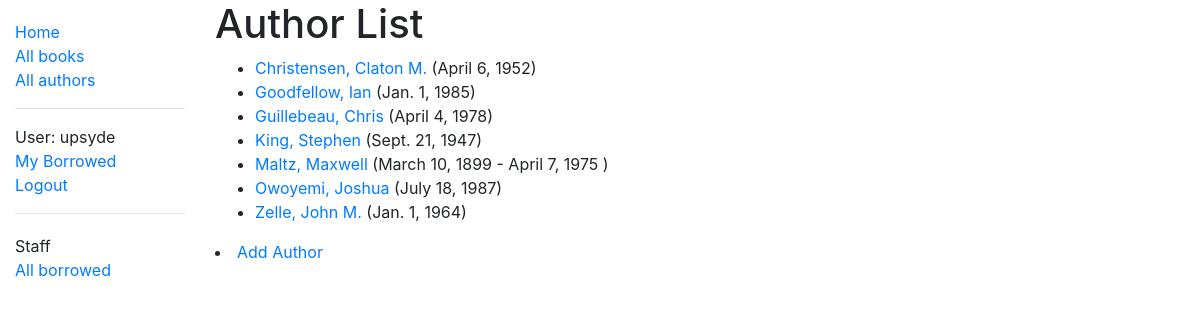
Page /catalog/authors/ (signed in) on the committed database.
### catalog/models.py (models this page shows)
class Author(models.Model):
    first_name = models.CharField(max_length=100)
    last_name = models.CharField(max_length=100)
    date_of_birth = models.DateField(null=True, blank=True)
    date_of_death = models.DateField("died", null=True, blank=True)
    class Meta:
        ordering = ["last_name", "first_name"]
    def get_absolute_url(self):
        return reverse("author-detail", args=[str(self.id)])
    def __str__(self):
        return f"{self.last_name}, {self.first_name}"

### catalog/views.py (the view)
# urls.py: path("authors/", views.AuthorListView.as_view(), name="authors"),
class AuthorListView(LoginRequiredMixin, generic.ListView):
    model = Author
    paginate_by = 10

### catalog/templates/catalog/author_list.html
{% extends "base_generic.html" %}
{% block content %}
<h1>Author List</h1>
{% if author_list %}
<ul>
  {% for author in author_list %}
  <li>
    <a href="{{ author.get_absolute_url }}">{{ author }} </a> ({{author.date_of_birth}}{% if author.date_of_death %} -
    {{author.date_of_death}} {% endif %})
  </li>
  {% endfor %}
</ul>
{% else %}
<p>There are no authors in the library.</p>
{% endif %}
{% if perms.catalog.can_mark_returned %}
<li><a href="{% url 'author_create' %}">Add Author</a></li>
{% endif %}
{% endblock %}

### catalog/templates/base_generic.html (shortened to what this page needs)
<!DOCTYPE html>
<html lang="en">
<head>
  <link rel="stylesheet" href="https://stackpath.bootstrapcdn.com/bootstrap/4.1.3/css/bootstrap.min.css"
>
  {% load static %}
  <link rel="stylesheet" href="{% static 'css/styles.css' %}">
</head>
<body>
  <div class="container-fluid">
    <div class="row">
      <div class="col-sm-2">
        {% block sidebar %}
        <ul class="sidebar-nav">
          <li><a href="{% url 'index' %}">Home</a></li>
          <li><a href="{% url 'books' %}">All books</a></li>
          <li><a href="{% url 'authors' %}">All authors</a></li>
          <hr>
          {% if user.is_authenticated %}
          <li>User: {{ user.get_username }}</li>
          <li><a href="{% url 'my-borrowed' %}">My Borrowed</a></li>
          <li><a href="{% url 'logout'%}?next={{request.path}}">Logout</a></li>
          {% else %}
          <li><a href="{% url 'login'%}?next={{request.path}}">Login</a></li>
          {% endif %}
          <hr>
          <ul class="sidebar-nav">
            {% if perms.catalog.can_mark_returned %}
            <li>Staff</li>
            <li><a href="{% url 'all-borrowed' %}">All borrowed</a></li>
            {% endif %}
          </ul>
        </ul>
        {% endblock %}
      </div>
      <div class="col-sm-10 ">{% block content %}{% endblock %}</div>
    </div>
  </div>
</body>
</html>

### catalog/static/css/styles.css (style rules this page uses)
.sidebar-nav { margin-top: 20px; padding: 0; list-style: none; }

### rows in the picture
Author: last_name+first_name "Christensen, Claton M.", date_of_birth "April 6, 1952"
Author: last_name+first_name "Goodfellow, Ian", date_of_birth "Jan. 1, 1985"
Author: last_name+first_name "Guillebeau, Chris", date_of_birth "April 4, 1978"
Author: last_name+first_name "King, Stephen", date_of_birth "Sept. 21, 1947"
Author: last_name+first_name "Maltz, Maxwell", date_of_birth "March 10, 1899", date_of_death "April 7, 1975"
Author: last_name+first_name "Owoyemi, Joshua", date_of_birth "July 18, 1987"
Author: last_name+first_name "Zelle, John M.", date_of_birth "Jan. 1, 1964"

### other values in the picture
{{ user.get_username }} "upsyde"
